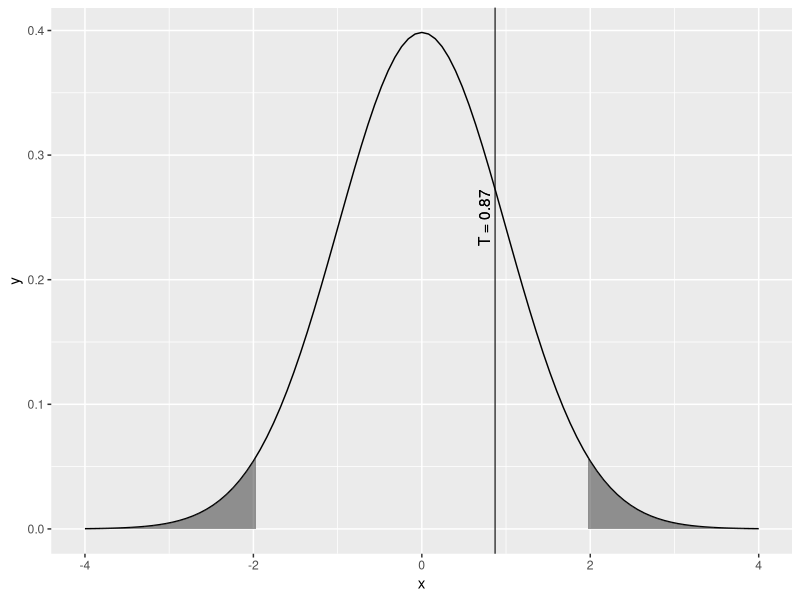
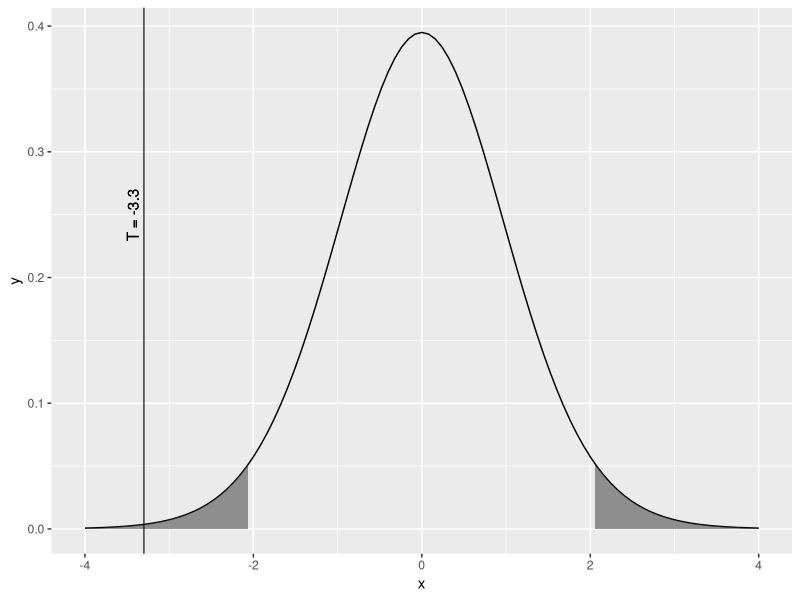
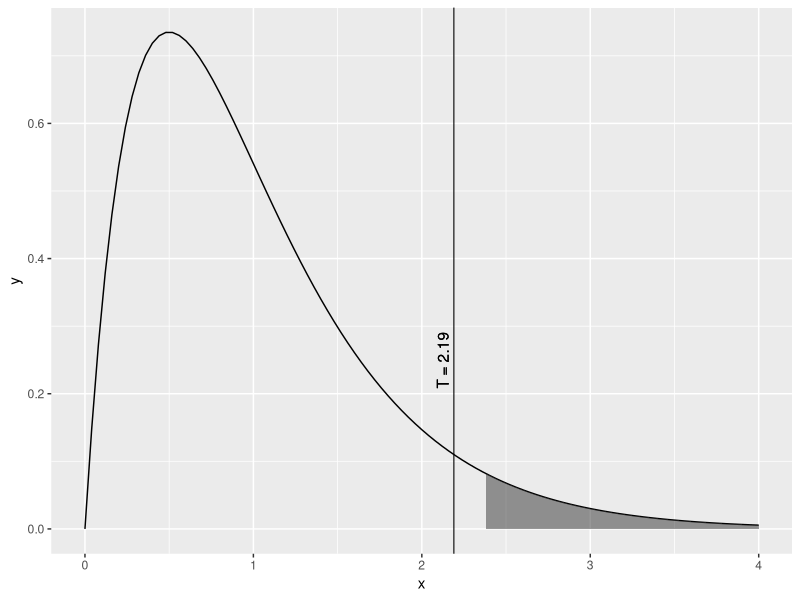

R code for these plots, in order:
## ---- chunk 1
knitr::opts_chunk$set(echo = TRUE)
knitr::opts_chunk$set(tidy.opts=list(width.cutoff=60),tidy=TRUE)
## ---- chunk 2
if (Sys.info()["sysname"]=="Windows"){
  setwd("~/Masters/DATA606/Week5/Homework")
} else {
  setwd("~/Documents/Masters/DATA606/Week5/Homework")
}
require(ggplot2)
## ---- chunk 3
(77-65)/2 + 65
## ---- chunk 4
(77-65)/2
## ---- chunk 5
p_range <- pnorm(q = 1.65, mean = 0, sd =1) - pnorm(q = -1.65, mean = 0, sd =1)
p_range
## ---- chunk 6
6 * sqrt(25) / 1.65
## ---- chunk 7
ceiling((1.65*250/25)^2)
## ---- chunk 8
p_range <- pnorm(q = 2.57, mean = 0, sd =1) - pnorm(q = -2.57, mean = 0, sd =1)
p_range
ceiling((2.57*250/25)^2)
## ---- chunk 9
se <- 8.87 / sqrt(200)
t_value <- (0.545-0)/se
pt(q = t_value, df = 199, lower.tail = FALSE)

lb <- -4
ub <- 4
t1 <- qt(p = .025, df = 199)
t2 <- qt(p = (1-.025), df = 199)
pick_line1 <- round(t_value,digits = 2)
ggplot(data.frame(x = c(lb, ub)), aes(x = x)) + stat_function(fun = dt, args = list(df=199)) + stat_function(fun = dt, args = list(df=199), xlim = c(lb, t1),geom = "area", alpha=0.5) + stat_function(fun = dt, args = list(df=199), xlim = c(t2, ub),geom = "area", alpha=0.5) + geom_vline(xintercept=pick_line1, color = "black", alpha = 0.75)+geom_text(aes(x=pick_line1, y=0.25, label=sprintf("T = %s\n", pick_line1)), color="black", angle=90)
## ---- chunk 10
sa <- 3.58
sm <- 4.51
na <- 26
nm <- 26
se <- sqrt(sa^2/na + sm^2/nm)
## ---- chunk 11
xa <- 16.12
xm <- 19.85
t_value <- (xa - xm) / se
## ---- chunk 12
lb <- -4
ub <- 4
t1 <- qt(p = .025, df = 25)
t2 <- qt(p = (1-.025), df = 25)
pick_line1 <- round(t_value,digits = 2)
ggplot(data.frame(x = c(lb, ub)), aes(x = x)) + stat_function(fun = dt, args = list(df=25)) + stat_function(fun = dt, args = list(df=25), xlim = c(lb, t1),geom = "area", alpha=0.5) + stat_function(fun = dt, args = list(df=25), xlim = c(t2, ub),geom = "area", alpha=0.5) + geom_vline(xintercept=pick_line1, color = "black", alpha = 0.75)+geom_text(aes(x=pick_line1, y=0.25, label=sprintf("T = %s\n", pick_line1)), color="black", angle=90)
## ---- chunk 13
df1 <- (5-1)
MSG <- 501.54
f_value <- qf(p = (1-.0682), df1 = 4, df2 = 1167)
MSE <- MSG / f_value
SSG <- MSG * df1
SSE <- 267382
SST <- SSG + SSE
## ---- chunk 14
tabl <- "  # simple table creation here
          |   Df  |  Sum Sq  |  Mean Sq  |  F Value  |  Pr(>F)  |
degree    |    4  | 2,006.2  |   229.13  |    2.19   | 0.0682 
residuals | 1,167 | 267,382  |   2364.9  |
Total     | 1,171 | 269,388  |
"
cat(tabl) # output the table in a format good for HTML/PDF/docx conversion
## ---- chunk 15
lb <- 0
ub <- 4
f1 <- qf(p = (1-.05), df1 = 4, df2=1167)
pick_line1 <- round(f_value,digits = 2)
ggplot(data.frame(x = c(lb, ub)), aes(x = x)) + stat_function(fun = df, args = list(df1=4, df2=1167)) + stat_function(fun = df, args = list(df1=4, df2=1167), xlim = c(f1, ub),geom = "area", alpha=0.5) + geom_vline(xintercept=pick_line1, color = "black", alpha = 0.75)+geom_text(aes(x=pick_line1, y=0.25, label=sprintf("T = %s\n", pick_line1)), color="black", angle=90)
